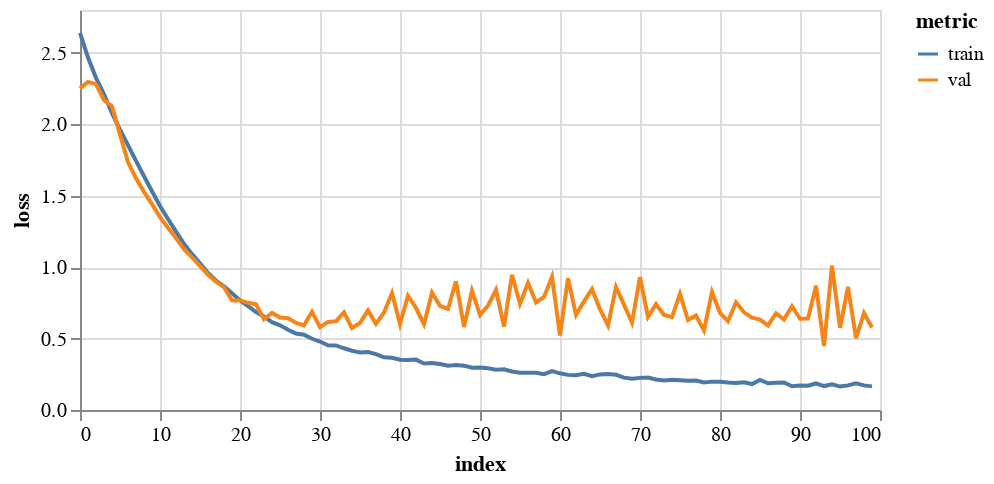

Here is the notebook cell this chart was saved with:
### Code cell
# train FeaStNet
feastnet = FeaStNet()
# device = torch.device('cuda')
device = torch.device('cpu')
loader = tg.data.DataLoader(trainGraphs[:1000], batch_size=256, shuffle=True)
trainHist, valHist, modelFile = train(feastnet, loader, valGraphs[:5], device, epochs = 100, saveDir='1ktrainValTest08-local')

# load best model
bestModel = FeaStNet()
bestModel.load_state_dict(torch.load(modelFile))

# test
print(test(bestModel, 
           trainGraphs, 
           [allGraphs[i] for i in trainIds],
           [allGraphs[i] for i in trainIds], 
           device, ss=ss, log=True))
print(test(bestModel, 
           testGraphs, 
           [allGraphs[i] for i in testIds],
           [allGraphs[i] for i in trainIds], 
           device, ss=ss, log=True))
plotHistory(trainHist, valHist)

### Figure 1 — Vega-Lite specification as saved in the notebook (floating-point values rounded to 4 significant figures)
{"config": {"view": {"continuousWidth": 400, "continuousHeight": 300}}, "data": {"name": "data-5d2decbe432337696a95d91f118a68f6"}, "mark": "line", "encoding": {"color": {"type": "nominal", "field": "metric"}, "tooltip": [{"type": "quantitative", "field": "epoch"}, {"type": "quantitative", "field": "value"}], "x": {"type": "quantitative", "field": "index"}, "y": {"type": "quantitative", "axis": {"title": "loss"}, "field": "value"}}, "height": 200, "transform": [{"fold": ["train", "val"], "as": ["metric", "value"]}], "width": 400, "$schema": "https://vega.github.io/schema/vega-lite/v4.8.1.json", "datasets": {"data-5d2decbe432337696a95d91f118a68f6": [{"index": 0, "train": 2.639, "val": 2.252}, {"index": 1, "train": 2.467, "val": 2.297}, {"index": 2, "train": 2.325, "val": 2.281}, {"index": 3, "train": 2.21, "val": 2.169}, {"index": 4, "train": 2.078, "val": 2.126}, {"index": 5, "train": 1.963, "val": 1.928}, {"index": 6, "train": 1.853, "val": 1.736}, {"index": 7, "train": 1.744, "val": 1.622}, {"index": 8, "train": 1.636, "val": 1.527}, {"index": 9, "train": 1.531, "val": 1.441}, {"index": 10, "train": 1.428, "val": 1.35}, {"index": 11, "train": 1.337, "val": 1.276}, {"index": 12, "train": 1.249, "val": 1.203}, {"index": 13, "train": 1.163, "val": 1.125}, {"index": 14, "train": 1.091, "val": 1.069}, {"index": 15, "train": 1.027, "val": 1.008}, {"index": 16, "train": 0.9589, "val": 0.9465}, {"index": 17, "train": 0.9048, "val": 0.898}, {"index": 18, "train": 0.8652, "val": 0.8596}, {"index": 19, "train": 0.8174, "val": 0.7667}, {"index": 20, "train": 0.7668, "val": 0.7689}, {"index": 21, "train": 0.7267, "val": 0.7503}, {"index": 22, "train": 0.686, "val": 0.7392}, {"index": 23, "train": 0.6551, "val": 0.6353}, {"index": 24, "train": 0.6148, "val": 0.6793}, {"index": 25, "train": 0.5927, "val": 0.6475}, {"index": 26, "train": 0.5617, "val": 0.6429}, {"index": 27, "train": 0.5355, "val": 0.6092}, {"index": 28, "train": 0.5273, "val": 0.5926}, {"index": 29, "train": 0.4985, "val": 0.6874}, {"index": 30, "train": 0.4792, "val": 0.5799}, {"index": 31, "train": 0.4535, "val": 0.6164}, {"index": 32, "train": 0.4517, "val": 0.6215}, {"index": 33, "train": 0.4321, "val": 0.6843}, {"index": 34, "train": 0.4149, "val": 0.5737}, {"index": 35, "train": 0.403, "val": 0.6093}, {"index": 36, "train": 0.4055, "val": 0.6974}, {"index": 37, "train": 0.3914, "val": 0.6038}, {"index": 38, "train": 0.3693, "val": 0.6827}, {"index": 39, "train": 0.3656, "val": 0.8183}, {"index": 40, "train": 0.3518, "val": 0.6019}, {"index": 41, "train": 0.3502, "val": 0.8002}, {"index": 42, "train": 0.3527, "val": 0.7139}, {"index": 43, "train": 0.3259, "val": 0.6005}, {"index": 44, "train": 0.3288, "val": 0.8217}, {"index": 45, "train": 0.3217, "val": 0.7295}, {"index": 46, "train": 0.31, "val": 0.7075}, {"index": 47, "train": 0.3143, "val": 0.9013}, {"index": 48, "train": 0.3105, "val": 0.5812}, {"index": 49, "train": 0.2962, "val": 0.8349}, {"index": 50, "train": 0.2973, "val": 0.6647}, {"index": 51, "train": 0.292, "val": 0.7299}, {"index": 52, "train": 0.2826, "val": 0.84}, {"index": 53, "train": 0.2848, "val": 0.5846}, {"index": 54, "train": 0.2699, "val": 0.9462}, {"index": 55, "train": 0.2604, "val": 0.7425}, {"index": 56, "train": 0.2605, "val": 0.89}, {"index": 57, "train": 0.2609, "val": 0.753}, {"index": 58, "train": 0.2507, "val": 0.7915}, {"index": 59, "train": 0.2724, "val": 0.9327}, {"index": 60, "train": 0.2568, "val": 0.5212}, {"index": 61, "train": 0.2459, "val": 0.9225}, {"index": 62, "train": 0.2436, "val": 0.6657}, {"index": 63, "train": 0.2536, "val": 0.7603}, {"index": 64, "train": 0.2372, "val": 0.846}, {"index": 65, "train": 0.2492, "val": 0.706}, {"index": 66, "train": 0.2513, "val": 0.5919}, {"index": 67, "train": 0.2466, "val": 0.8609}, {"index": 68, "train": 0.2267, "val": 0.738}, {"index": 69, "train": 0.2194, "val": 0.6123}, {"index": 70, "train": 0.2249, "val": 0.9308}, {"index": 71, "train": 0.2267, "val": 0.6512}, {"index": 72, "train": 0.2137, "val": 0.7411}, {"index": 73, "train": 0.2065, "val": 0.6647}, {"index": 74, "train": 0.2117, "val": 0.6498}, {"index": 75, "train": 0.2086, "val": 0.8129}, {"index": 76, "train": 0.2054, "val": 0.6296}, {"index": 77, "train": 0.2064, "val": 0.6619}, {"index": 78, "train": 0.1934, "val": 0.5566}, {"index": 79, "train": 0.1986, "val": 0.826}, {"index": 80, "train": 0.1974, "val": 0.6799}, {"index": 81, "train": 0.1923, "val": 0.6214}, {"index": 82, "train": 0.1896, "val": 0.754}, {"index": 83, "train": 0.1937, "val": 0.6837}, {"index": 84, "train": 0.1815, "val": 0.6459}, {"index": 85, "train": 0.2108, "val": 0.6333}, {"index": 86, "train": 0.1869, "val": 0.5921}, {"index": 87, "train": 0.1911, "val": 0.6762}, {"index": 88, "train": 0.1926, "val": 0.6333}, {"index": 89, "train": 0.1661, "val": 0.7266}, {"index": 90, "train": 0.1711, "val": 0.6388}, {"index": 91, "train": 0.1696, "val": 0.6404}, {"index": 92, "train": 0.1858, "val": 0.87}, {"index": 93, "train": 0.1675, "val": 0.4475}, {"index": 94, "train": 0.1796, "val": 1.01}, {"index": 95, "train": 0.1641, "val": 0.5751}, {"index": 96, "train": 0.1724, "val": 0.8618}, {"index": 97, "train": 0.1869, "val": 0.5025}, {"index": 98, "train": 0.1724, "val": 0.6784}, {"index": 99, "train": 0.1654, "val": 0.5781}]}}
